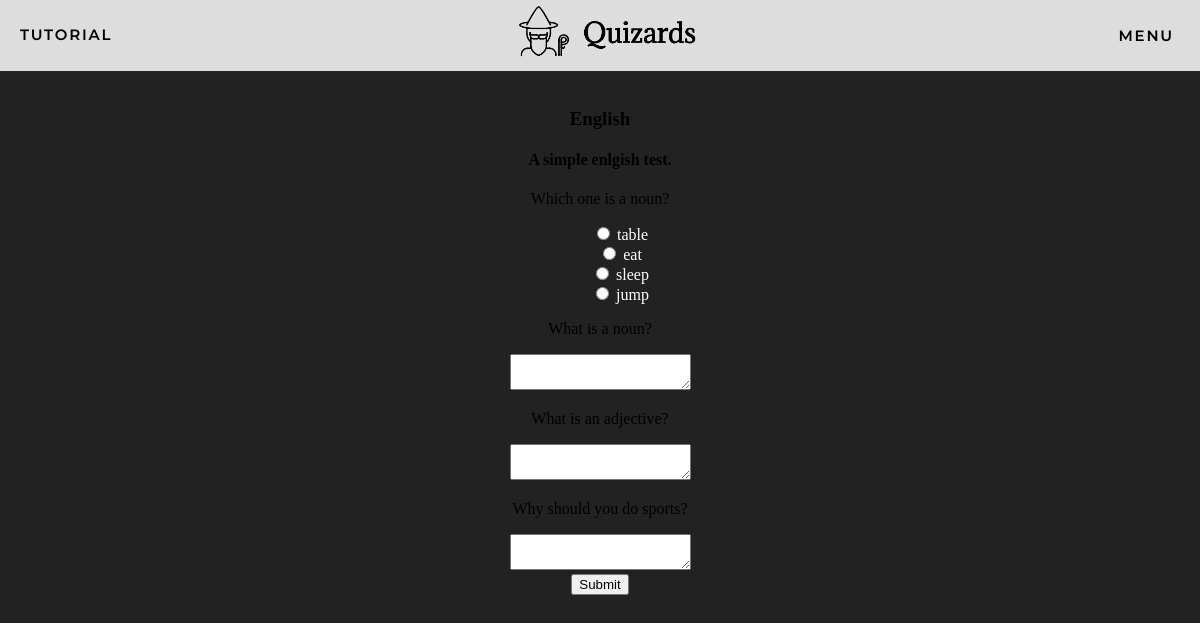
The app's page /quizzes/English/1 (signed in) with its own data.
### app/models.py (models this page shows, shortened)
class Quizzes(db.Model):
    id = db.Column(db.Integer, primary_key=True, autoincrement=True, unique=True)
    name = db.Column(db.String(64))
    description = db.Column(db.String(255))
    questions = db.relationship('Questions', backref='Quizzes', lazy='dynamic')
    mcquestion = db.relationship('multiChoice', backref='MCQuizzes', lazy='dynamic')
    longquestions = db.relationship('LongQuestions', backref='LongQuizzes', lazy='dynamic')
    author_id = db.Column(db.Integer, db.ForeignKey('user.id'))
    pub_date = db.Column(db.DateTime, index=True, default=datetime.utcnow)
    quizMarks = db.relationship('quizMarks', backref='quizMarks', lazy='dynamic')

class multiChoice(db.Model):
    id = db.Column(db.Integer, primary_key = True, autoincrement=True)
    quiz_id = db.Column(db.Integer, db.ForeignKey('quizzes.id'))
    question = db.Column(db.String(128), unique=False, nullable=False)
    choice1 = db.Column(db.String(128), unique=False, nullable=False)
    choice2 = db.Column(db.String(128), unique=False, nullable=False)
    choice3 = db.Column(db.String(128), unique=False, nullable=False)
    choice4 = db.Column(db.String(128), unique=False, nullable=False)
    correct = db.Column(db.Integer, unique=False, nullable=False)

class Questions(db.Model):
    id = db.Column(db.Integer, primary_key = True, autoincrement=True)
    question = db.Column(db.String(255))
    solution = db.Column(db.String(255))
    quiz_id = db.Column(db.Integer, db.ForeignKey('quizzes.id'))

class LongQuestions(db.Model):
    id = db.Column(db.Integer, primary_key = True, autoincrement=True)
    question = db.Column(db.String(500))
    quiz_id = db.Column(db.Integer, db.ForeignKey('quizzes.id'))

### app/routes.py (the view)
@app.route('/quizzes/<quizname>/<quizid>')
@login_required
def quizform(quizname, quizid):
    form = AnswerForm()
    radio = multiChoice.query.filter_by(quiz_id=quizid).first_or_404()
    form.options.choices = [radio.choice1, radio.choice2, radio.choice3, radio.choice4]
    quiz = Quizzes.query.filter_by(id=quizid).first_or_404()
    page = request.args.get('page', 1, type=int)
    worded = quiz.questions.paginate(page)
    MCQ = quiz.mcquestion.paginate(page)
    longworded = quiz.longquestions.paginate(page)
    return render_template('quiz_questions.html', quiz=quiz, worded=worded.items, MCQ=MCQ.items, longworded=longworded.items,form=form)

### app/forms.py
class AnswerForm(FlaskForm):
    options = RadioField("Answer", choices=[], validators=[])
    longanswer = TextAreaField(validators=[Length(min=1, max=300)])
    submit = SubmitField('Submit')

### app/models.py (called while the page is built)
@login.user_loader
def load_user(id):
    return User.query.get(int(id))

### app/routes.py (called while the page is built)
@app.before_request
def before_request():
    if current_user.is_authenticated:
        g.user = load_user(current_user.id)
        current_user.last_seen = datetime.utcnow()
        db.session.commit()

### app/templates/quiz_questions.html
{% extends "base.html" %}
{% block content %}
    <h3>{{ quiz.name }}</h3>
    <h4>{{ quiz.description }}</h4>
    <form method="POST">
    {% for mcqs in MCQ %}
        <p>{{ mcqs.question }}</p>
            {{ form.options }}
    {% endfor %}
    {% for qs in worded %}
        <p>{{ qs.question }}</p>
           {{ form.longanswer }}
    {% endfor %}
    {% for lqs in longworded %}
        <p>{{ lqs.question }}</p>
           {{ form.longanswer }}
    {% endfor %}
    <br>
    {{ form.submit }}
    </form>
{% endblock %}

### app/static/css/styles.css (style rules this page uses)
body { margin: 0; padding: 0; height: 100vh; background-color: rgb(133, 133, 133); }
.messages ul { margin-left: 30%; margin-right: 30%; }
.messages ul li { list-style: none; color: white; text-align: center; }
body { background-color: #222222; }

### records on screen
Quizzes: name "English", description "A simple enlgish test."
multiChoice: question "Which one is a noun?"
Questions: question "What is a noun?"
Questions: question "What is an adjective?"
LongQuestions: question "Why should you do sports?"
